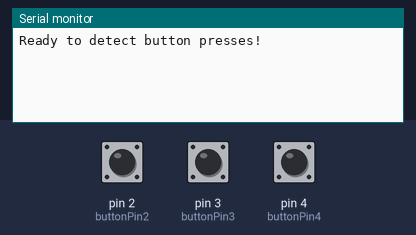
This sketch was run on a simulated Arduino Uno, built with avr-gcc and run on an emulated ATmega328P. On the bench: the last lines printed to the serial monitor. Inputs (shaded band) come from the test bench; at power-on: pin 2 (buttonPin2) LOW, pin 3 (buttonPin3) HIGH, pin 4 (buttonPin4) HIGH.

Above: at 1.2 s.
1.3 s: pin 2 (buttonPin2) pulled HIGH for 0.15 s
At 1.8 s:
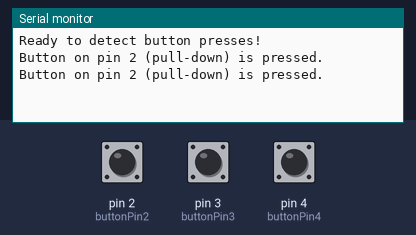
2.9 s: pin 3 (buttonPin3) pulled LOW for 0.15 s
At 4.2 s:
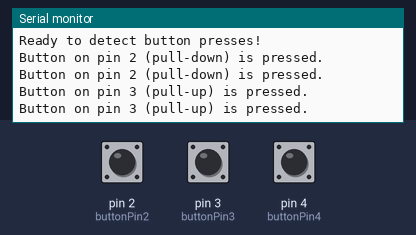
4.5 s: pin 4 (buttonPin4) pulled LOW for 0.15 s
At 5.5 s:
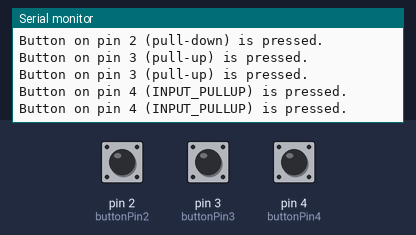
6.1 s: pin 2 (buttonPin2) driven HIGH and pin 4 (buttonPin4) driven LOW
At 6.9 s:
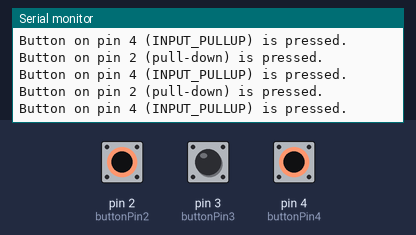

Measured:
- after the input at 1.3 s, the serial monitor: prints a new line at once (image 1)
- after the input at 2.9 s, the serial monitor: prints a new line at once (image 2)
- after the input at 4.5 s, the serial monitor: prints a new line at once (image 3)
- after the input at 6.1 s, the serial monitor: prints a new line at once (image 4)

The sketch:

script.ino
```cpp
const int buttonPin2 = 2;
const int buttonPin3 = 3;
const int buttonPin4 = 4;

void setup() {
  Serial.begin(9600);

  pinMode(buttonPin2, INPUT);
  pinMode(buttonPin3, INPUT);
  pinMode(buttonPin4, INPUT_PULLUP);

  Serial.println("Ready to detect button presses!");
}

void loop() {
  int buttonState2 = digitalRead(buttonPin2);
  int buttonState3 = digitalRead(buttonPin3);
  int buttonState4 = digitalRead(buttonPin4);

  if (buttonState2 == HIGH) {
    Serial.println("Button on pin 2 (pull-down) is pressed.");
  }

  if (buttonState3 == LOW) {
    Serial.println("Button on pin 3 (pull-up) is pressed.");
  }

  if (buttonState4 == LOW) {
    Serial.println("Button on pin 4 (INPUT_PULLUP) is pressed.");
  }

  delay(100);
}
```
